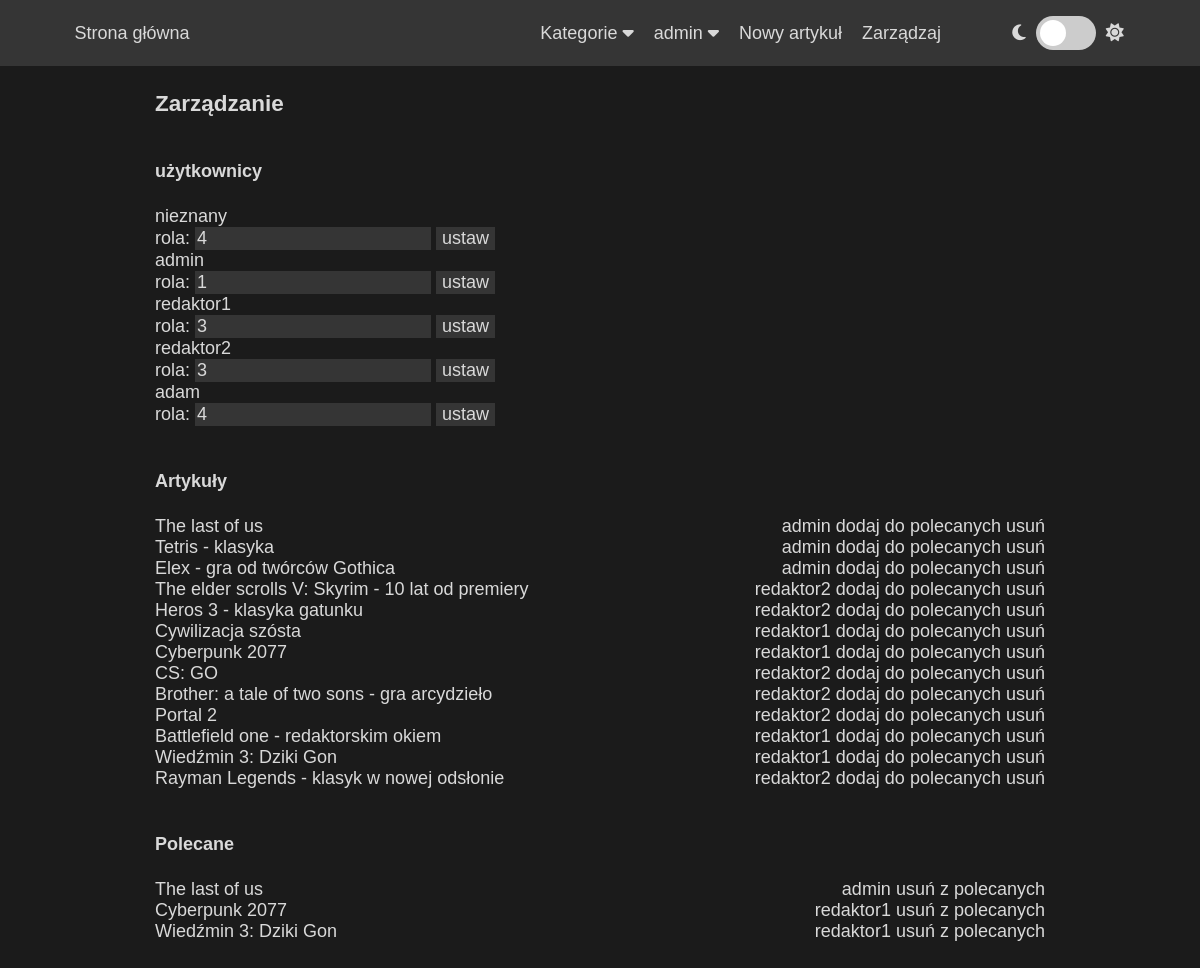
/admin/main (signed in), run on the app's committed database.
### tables this page shows
CREATE TABLE `users` (
  `id_user` int(11) NOT NULL,
  `username` varchar(20) NOT NULL,
  `password` varchar(100) DEFAULT NULL,
  `id_role` int(11) DEFAULT NULL
);

CREATE TABLE `articles` (
  `id_article` int(11) NOT NULL,
  `author` int(11) DEFAULT NULL,
  `title` varchar(255) NOT NULL,
  `content` text NOT NULL,
  `date_added` datetime NOT NULL,
  `date_modified` datetime NOT NULL,
  `id_category` int(11) DEFAULT NULL,
  `image` varchar(260) DEFAULT NULL,
  `recommended` tinyint(1) DEFAULT NULL
);

### controllers/controller.php (called while the page is built, shortened)
<?php
abstract class Controller
{
	private $view;
	protected $data = array();
	protected function loadView($viewName){
		if(file_exists(VIEW.$viewName.'.php')){
			$this->view = VIEW.$viewName.'.php';
		} else {
			throw new Exception('Widok nie istnieje');
		}
	}
	protected function loadModel($modelName)
	{
		global $db;
		$modelName = strtolower($modelName);
		if(file_exists(MODEL.$modelName.'.model.php')){
			return new $modelName($db);
		} else {
			throw new Exception('Model nie istnieje');
		}
	}
	protected function render(){
		$data = $this->data;
		include($this->view);
	}
}
?>

### controllers/admin.controller.php (called while the page is built, shortened)
<?php
require_once(CONTROLLER.'controller.php');
class Admin extends Controller
{
  public function main(){
    try {
      $articleModel = $this->loadModel('article');
      $userModel = $this->loadModel('usermodel');
      $this->data['users'] = $userModel->getAll();
      $this->data['listed'] = $articleModel->getListed();
      $this->data['recommended'] = $articleModel->getRecommended();
      $this->render();
    } catch (PDOException $e) {
			throw $e;
		} catch (Exception $e){
			throw new InternalErrorException();
		}
  }
}
 ?>

### index.php (called while the page is built, shortened)
<?php
	try {
		$uri = splitURL();
		$action		= strtolower(empty($uri[1]) ? 'index' : $uri[1]);
		$controller = new $controller(array_slice($uri, 2));
		$controller->$action();
	} catch (PDOException $e) {
		http_response_code(500);
		include(ERROR.'dberror.php');
	} catch (FunctionalityException $e) {
		http_response_code($e->getStatus());
		include(ERROR.'error.php');
	}
?>

### models/model.php (called while the page is built, shortened)
<?php
abstract class Model
{
	public function __construct($conn){
		$this->db = $conn;
	}
}
?>

### models/usermodel.model.php (called while the page is built, shortened)
<?php
require_once(MODEL.'model.php');
class Usermodel extends Model
{
	public function getAll() {
		$stmt = $this->db->prepare("SELECT users.username AS 'name', users.id_role AS 'role', users.id_user AS 'id' FROM users;");
		$stmt->execute();
		return $stmt->fetchAll();
	}
}
?>

### models/article.model.php (called while the page is built, shortened)
<?php
require_once(MODEL.'model.php');
class Article extends Model
{
	public function getListed() {
		$stmt = $this->db->prepare("SELECT articles.id_article AS 'id', articles.title AS 'title', users.username AS 'author', users.id_user AS 'author_id' FROM articles, users WHERE articles.author=users.id_user ORDER BY date_added DESC;");
		$stmt->execute();
		return $stmt->fetchAll();
	}
	public function getRecommended(){
		$stmt = $this->db->prepare("SELECT articles.id_article, articles.title, users.username AS 'author', articles.date_added, categories.name AS 'category', articles.image FROM articles, users, categories WHERE articles.author=users.id_user AND categories.id_category=articles.id_category AND articles.recommended=1 ORDER BY date_added DESC;");
		$stmt->execute();
		return $stmt->fetchAll();
	}
}
?>

### views/adminmain.php (the view)
<?php include(VIEW.'includes/header.php');?>
<main class="page-content">
  <div class="container">
    <h1>Zarządzanie</h1>
    <?php
    print_r($_SESSION["POG"]); ?>
    <h4>użytkownicy</h4>
    <div class="admin_users">
      <?php foreach ($data['users'] as $key => $user): ?>
        <div class="admin_user">
          <?php echo $user['name']; ?>
          <form class="" action="<?php echo HREF; ?>admin/setRole/<?php echo $user['id']; ?>" method="get">
            rola: <input type="number" name="role" value="<?php echo $user['role'] ?>">
            <input type="submit" name="sub" value="ustaw">
          </form>
        </div>
      <?php endforeach; ?>
    </div><br>
    <h4>Artykuły</h4>
    <div class="admin_articles">
      <?php if($data['listed']){ foreach ($data['listed'] as $key => $art): ?>
        <div class="admin_art">
          <a href="<?php echo HREF; ?>single/read/<?php echo $art['id'] ?>"><?php echo $art['title']; ?></a>
          <div style="display: inline-block; float: right;">
            <a href="<?php echo HREF; ?>admin/remove/<?php echo $art['id'] ?>">usuń</a>
          </div>
          <div style="display: inline-block; float: right; margin-right: 5px;">
				<a href="<?php echo HREF.'admin/togglerecommended/'.$art['id']; ?>">dodaj do polecanych</a>
			</div>
          <div style="display: inline-block; float: right; margin-right: 5px;"> <?php echo $art['author']; ?> </div>
        </div>
      <?php endforeach; } ?>
    </div><br>
	<h4>Polecane</h4>
    <div class="admin_articles">
      <?php if($data['recommended']){ foreach ($data['recommended'] as $key => $art): ?>
        <div class="admin_art">
          <a href="<?php echo HREF; ?>single/read/<?php echo $art['id_article'] ?>"><?php echo $art['title']; ?></a>
          <div style="display: inline-block; float: right;">
            <a href="<?php echo HREF.'admin/togglerecommended/'.$art['id_article']; ?>">usuń z polecanych</a>
          </div>
          <div style="display: inline-block; float: right; margin-right: 5px;"> <?php echo $art['author']; ?> </div>
        </div>
      <?php endforeach; } ?>
    </div><br>
  </div>
</main>

### public/style.css (style rules this page uses)
.theme-dark { --bg-primary: #1B1B1B; --bg-secondary: #353535; --color-primary: #D9D9D9; --border-color: #000000; --shadow: #1b1b1bc9; }
* { box-sizing: border-box; font-size: 18px; }
body { margin: 0; font-family: sans-serif; background-color: var(--bg-primary); color: var(--color-primary); }
a { text-decoration: none; color: inherit; font-size: inherit; }
h1 { font-size: 1.25rem; margin: 0; padding: 20px 0 20px 0; }
input { border: none; background-color: var(--bg-secondary); color: var(--color-primary); }
main.page-content { min-height: 100vh; }
.container { max-width: 900px; margin: 0 auto; padding: 5px; }

### data on the page
users: username "nieznany", role "4"
users: username "admin", role "1"
users: username "redaktor1", role "3"
users: username "redaktor2", role "3"
users: username "adam", role "4"
articles: title "The last of us", author.username "admin"
articles: title "Tetris - klasyka", author.username "admin"
articles: title "Elex - gra od twórców Gothica", author.username "admin"
articles: title "The elder scrolls V: Skyrim - 10 lat od premiery", author.username "redaktor2"
articles: title "Heros 3 - klasyka gatunku", author.username "redaktor2"
articles: title "Cywilizacja szósta", author.username "redaktor1"
articles: title "Cyberpunk 2077", author.username "redaktor1"
articles: title "CS: GO", author.username "redaktor2"
articles: title "Brother: a tale of two sons - gra arcydzieło", author.username "redaktor2"
articles: title "Portal 2", author.username "redaktor2"
articles: title "Battlefield one - redaktorskim okiem", author.username "redaktor1"
articles: title "Wiedźmin 3: Dziki Gon", author.username "redaktor1"
articles: title "Rayman Legends - klasyk w nowej odsłonie", author.username "redaktor2"

### other printed values
$_SESSION['logged']['username'] "admin"
